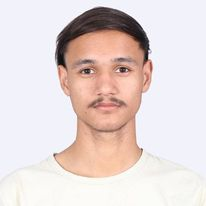
#> input picture movie_recomender_system/photo.jpg, 206 x 206 px
$ python pth.py
#> lines starting #> are read from the running program, lines starting #| are printed output that depends on the picture
import cv2
import numpy as np

img = cv2.imread("photo.jpg")
#> img is the input picture: shape (206, 206, 3); mean B, G, R 213.2, 215.3, 229

img_gray = cv2.cvtColor(img,cv2.COLOR_BGR2GRAY)
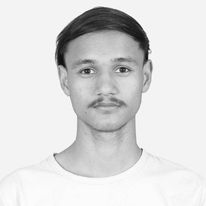
#> img_gray: shape (206, 206); min 3, max 255, mean 219.2


cv2.imshow("window",img)
cv2.waitKey(0)
